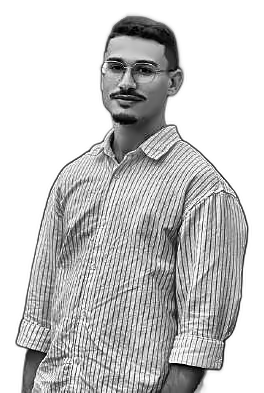
#> input picture source-prepped.png, 264 x 393 px
$ python -i prep_photo.py   (imports and definitions only)
#> lines starting #> are read from the running program, lines starting #| are printed output that depends on the picture
#> further down, picture is the input picture: shape (393, 264, 3); min 0, max 255, mean 200.1
#!/usr/bin/env python3
"""Prepare a source photo for monochrome ASCII conversion.

Pipeline:
    remove background -> composite over white -> grayscale -> CLAHE ->
    light denoise -> subtle sharpen -> crop empty margins -> save PNG.

This script is only needed locally when regenerating the portrait. It depends
on the heavier ``requirements-portrait.txt`` packages (pillow, numpy,
opencv-python, rembg) which are intentionally never installed in CI.

Usage:
    python scripts/prep_photo.py source-photo.jpg
    python scripts/prep_photo.py source-photo.jpg --output source-prepped.png
"""
from __future__ import annotations

import argparse
import sys
from pathlib import Path

import cv2
import numpy as np
from PIL import Image, UnidentifiedImageError

# rembg is imported lazily inside remove_background() so that -h / argument
# errors do not pay the (slow) model-loading cost.

SUPPORTED_SUFFIXES = {".jpg", ".jpeg", ".png", ".webp", ".bmp", ".tiff"}
MAX_DIMENSION = 1400  # resize only when larger than this on the long edge.


# [61 lines left out: functions parse_args, validate_input, remove_background, crop_to_subject, composite_on_white, not called in this run]


def enhance_grayscale(rgb: Image.Image) -> np.ndarray:
    """Grayscale + CLAHE + light denoise + subtle unsharp.

    Keeps highlights and shadows so the subject never collapses into a
    silhouette; the white background stays near-white so it maps to spaces.
    """
    gray = cv2.cvtColor(np.asarray(rgb), cv2.COLOR_RGB2GRAY)

    clahe = cv2.createCLAHE(clipLimit=2.0, tileGridSize=(8, 8))
    contrasted = clahe.apply(gray)
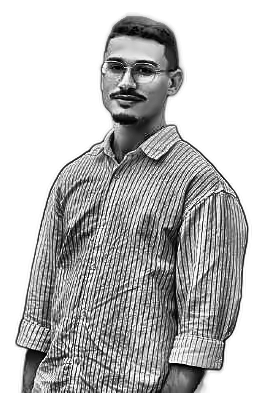
#> contrasted: shape (393, 264); min 0, max 255, mean 188.4

    denoised = cv2.fastNlMeansDenoising(contrasted, None, h=6,
                                        templateWindowSize=7, searchWindowSize=21)

    blur = cv2.GaussianBlur(denoised, (0, 0), sigmaX=1.2)
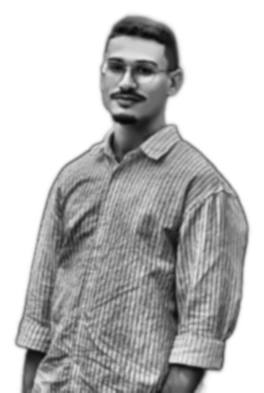
#> blur: shape (393, 264); min 8, max 255, mean 188.4
    sharp = cv2.addWeighted(denoised, 1.4, blur, -0.4, 0)
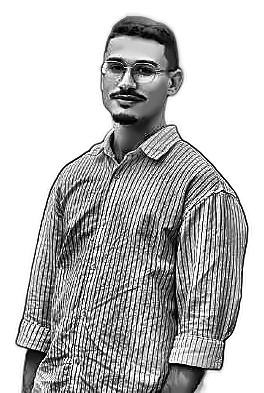
#> sharp: shape (393, 264); min 0, max 255, mean 188.1

    # Protect the white background from being greyed by the sharpen pass.
    sharp = np.where(denoised >= 245, denoised, sharp)
    return np.clip(sharp, 0, 255).astype(np.uint8)


# [51 lines left out: functions resize_if_needed, prepare, main, not called in this run]


# [2 lines not run here, left out]

>>> import cv2
>>> picture = cv2.cvtColor(cv2.imread('../source-prepped.png'), cv2.COLOR_BGR2RGB)
>>> result = enhance_grayscale(picture)
